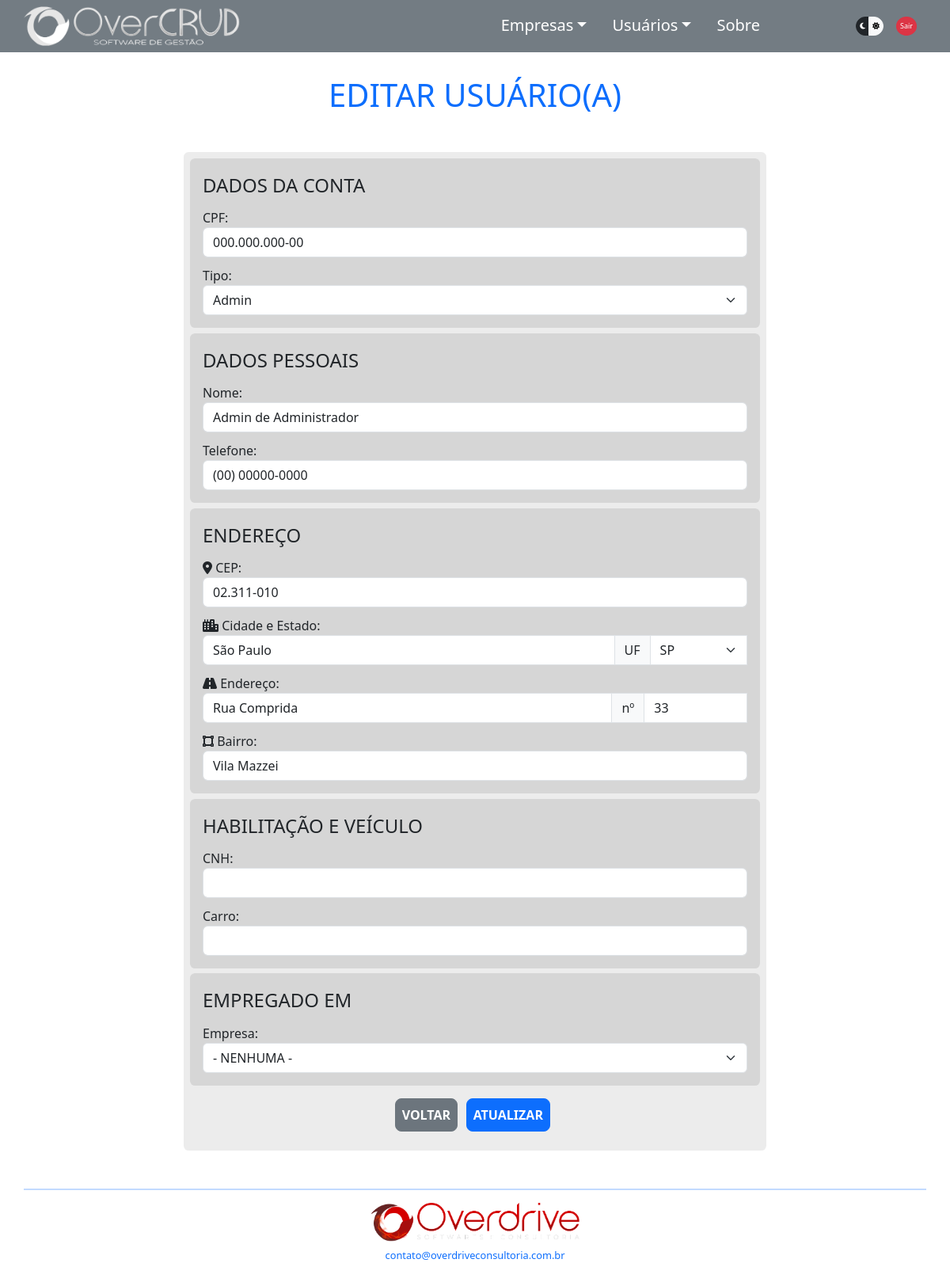
/usueditar.php?idusuario=44 (signed in), run on the app's committed database.
### tables this page shows
CREATE TABLE `usuarios` (
  `idusuario` int(11) NOT NULL AUTO_INCREMENT,
  `nome` varchar(64) DEFAULT NULL,
  `telefone` varchar(15) DEFAULT NULL,
  `cpf` varchar(14) DEFAULT NULL,
  `password` varchar(64) NOT NULL,
  `cnh` varchar(11) DEFAULT NULL,
  `carro` varchar(32) DEFAULT NULL,
  `tipo` tinyint(1) DEFAULT 0,
  `status` tinyint(1) DEFAULT 0,
  `idempregadoem` int(11) DEFAULT NULL,
  `idenderecousu` int(11) DEFAULT NULL,
  PRIMARY KEY (`idusuario`),
  KEY `idempregadoem` (`idempregadoem`),
  KEY `usuarios_ibfk_2` (`idenderecousu`),
  CONSTRAINT `usuarios_ibfk_1` FOREIGN KEY (`idempregadoem`) REFERENCES `empresas` (`idempresa`),
  CONSTRAINT `usuarios_ibfk_2` FOREIGN KEY (`idenderecousu`) REFERENCES `enderecos` (`idendereco`)
);

CREATE TABLE `enderecos` (
  `idendereco` int(11) NOT NULL AUTO_INCREMENT,
  `cep` varchar(10) DEFAULT NULL,
  `cidade` varchar(32) NOT NULL,
  `estado` varchar(2) DEFAULT NULL,
  `logradouro` varchar(64) DEFAULT NULL,
  `numlogradouro` varchar(6) DEFAULT NULL,
  `bairro` varchar(32) NOT NULL,
  PRIMARY KEY (`idendereco`)
);

CREATE TABLE `empresas` (
  `idempresa` int(11) NOT NULL AUTO_INCREMENT,
  `nome` varchar(64) DEFAULT NULL,
  `telefone` varchar(15) DEFAULT NULL,
  `cnpj` varchar(18) DEFAULT NULL,
  `fantasia` varchar(64) DEFAULT NULL,
  `responsavel` varchar(64) DEFAULT NULL,
  `idenderecoemp` int(11) DEFAULT NULL,
  PRIMARY KEY (`idempresa`),
  KEY `empresas_ibfk_1` (`idenderecoemp`),
  CONSTRAINT `empresas_ibfk_1` FOREIGN KEY (`idenderecoemp`) REFERENCES `enderecos` (`idendereco`)
);

### components/ConexaoBD.php (called while the page is built, shortened)
<?php
class ConexaoBD
{
    public static function conectarBD()
    {
        $db_name = 'overcrud';
        $db_host = 'localhost';
        $db_user = 'root';
        $db_port = '3307';
        $db_password = '';
        $pdo = new PDO("mysql:dbname=$db_name;host=$db_host:$db_port", $db_user, $db_password);
        return $pdo;
    }
};

### components/UsuarioDAO.php (called while the page is built, shortened)
<?php
require_once 'Usuario.php';
class UsuarioDAO
{
    private Usuario $usuario;
    public function __construct($usuarioCon)
    {
        $this->usuario = $usuarioCon;
    }
    public function getUsuario()
    {
        return $this->usuario;
    }
    public function consultaDeIdUsu()
    {
        $sqlConsultaIdUsu = ConexaoBD::conectarBD()->query("SELECT * FROM usuarios WHERE idusuario='{$this->getUsuario()->getIdusuario()}'");
        return $sqlConsultaIdUsu;
    }
    public function UsuPorId()
    {
        $sqlConsultaIdEmp = ConexaoBD::conectarBD()->query("SELECT * FROM usuarios WHERE idusuario='{$this->getUsuario()->getIdusuario()}'");
        $usuario = $sqlConsultaIdEmp->fetch(PDO::FETCH_ASSOC);
        return $usuario;
    }
};

### components/Usuario.php (called while the page is built, shortened)
<?php
class Usuario
{
    private int $idusuario;
    public function getIdusuario()
    {
        return $this->idusuario;
    }
    public function setIdusuario($idusuarioSet)
    {
        $this->idusuario = $idusuarioSet;
    }
};

### resources/listas.php (called while the page is built, shortened)
<?php
$root = $_SERVER["DOCUMENT_ROOT"];
require_once "$root/OverCRUD-main/overcrud/resources/pathing.php";
require_once "$rootOvercrud/components/EmpresaDAO.php";
require_once "$rootOvercrud/components/Usuario.php";
require_once "$rootOvercrud/components/UsuarioDAO.php";
require_once "$rootOvercrud/components/EnderecoDAO.php";
$instanciaEmp = new Empresa();
$instanciaEmpDAO = new EmpresaDAO($instanciaEmp);
$listaEmp = $instanciaEmpDAO->listarEmpresas();
$instanciaEnd = new Endereco();
$instanciaEndDAO = new EnderecoDAO($instanciaEnd);
$listaEnd = $instanciaEndDAO->listarEnderecos();

### components/EnderecoDAO.php (called while the page is built, shortened)
<?php
class EnderecoDAO
{
    public function listarEnderecos()
    {
        $sqlConsultaEnd = ConexaoBD::conectarBD()->query("SELECT * FROM enderecos");
        if ($sqlConsultaEnd->rowCount() > 0) {
            $listaEnd = $sqlConsultaEnd->fetchAll(PDO::FETCH_ASSOC);
            return $listaEnd;
        };
    }
};

### components/EmpresaDAO.php (called while the page is built, shortened)
<?php
class EmpresaDAO
{
    public function listarEmpresas()
    {
        $sqlConsultaEmp = ConexaoBD::conectarBD()->query("SELECT * FROM empresas");
        if ($sqlConsultaEmp->rowCount() > 0) {
            $listaEmp = $sqlConsultaEmp->fetchAll(PDO::FETCH_ASSOC);
            return $listaEmp;
        };
    }
}

### usueditar.php (the view, shortened to what this page needs)
<?php
require_once "./resources/pathing.php";
$voltar = ".";
require_once "$rootOvercrud/components/ConexaoBD.php";
require_once "$rootOvercrud/resources/listas.php";
$idusuario = $_GET['idusuario'];
if (!isset($idusuario)) {
    logoutPagina($voltar);
} else {
    $novoUsuario = new Usuario();
    $novoUsuario->setIdusuario($idusuario);
    $novoUsuarioDAO = new UsuarioDAO($novoUsuario);
};
?>
<!DOCTYPE html>
<html lang="pt-br" data-bs-theme="dark">
<?php
require_once "$rootOvercrud/partials/head.php";
?>
<body>
    <div class="container">
        <div class="row" id="navbartop">
            <?php
            require_once "$rootOvercrud/partials/navbartop.php";
            ?>
        </div>
        <div class="row d-flex justify-content-center mt-5" id="appBody">
            <h1 class="text-center text-primary display-6 my-5">EDITAR USUÁRIO(A)</h1>
                <?php
                if ($novoUsuario->getIdusuario()) {
                    if (($novoUsuarioDAO->consultaDeIdUsu())->rowCount() > 0) {
                        $usuario = $novoUsuarioDAO->UsuPorId();
                        $enderecoUsu = 0;
                        for ($i = 0; $i < count($listaEnd); $i++) {
                            if ($usuario['idenderecousu'] == $listaEnd[$i]['idendereco']) {
                                $enderecoUsu = $listaEnd[$i];
                            };
                        };
                    } else {
                        mensagemRetorno("Este usuário não existe no Banco de Dados!", "danger");
                        BotaoVoltar('usulista.php', "secondary");
                    };
                } else {
                    mensagemRetorno("Usuário não encontrado (atributo inexistente)!", "danger");
                    BotaoVoltar('usulista.php', "secondary");
                };
                ?>
            <div
                class="col-10 col-md-8 <?php if (($novoUsuarioDAO->consultaDeIdUsu())->rowCount() == 0) echo 'd-none'; ?>">
                <form class="needs-validation" action="./src/usueditar_action.php" method="POST" novalidate>
                    <fieldset>
                        <legend>DADOS DA CONTA</legend>
                        <div class="form-group">
                            <label for="cpf" class="form-label">CPF:</label>
                            <input type="text" class="form-control" name="cpf" id="cpf" minlength="14" maxlength="14"
                                data-mask="000.000.000-00" value="<?= $usuario['cpf'] ?>"
                                oninput="validaCPF(), atualizaCPF()" required>
                        </div>
                        <div class="form-group">
                            <label for="tipo" class="form-label">Tipo:</label>
                            <select class="form-select" name="tipo" id="tipo" ?>">
                                <option value="1" <?= $usuario['tipo'] == 1 ? 'selected' : '' ?>>Admin</option>
                            </select>
                        </div>
                    </fieldset>
                    <fieldset>
                        <legend>DADOS PESSOAIS</legend>
                        <div class="form-group">
                            <label for="nome" class="form-label">Nome:</label>
                            <input type="text" class="form-control" name="nome" id="nome" minlength="1" maxlength="64"
                                value="<?= $usuario['nome'] ?>" oninput="validaNome()" required>
                        </div>
                        <div class="form-group">
                            <label for="telefone" class="form-label">Telefone:</label>
                            <input type="tel" class="form-control" name="telefone" id="telefone" minlength="14"
                                maxlength="15" oninput="handlePhone(event)" value="<?= $usuario['telefone'] ?>">
                        </div>
                    </fieldset>
                    <fieldset>
                        <legend>ENDEREÇO</legend>
                        <div class="form-group">
                            <label for="cep" class="form-label"><i class="fa-solid fa-location-dot"></i>
                                CEP:</label>
                            <input type="text" class="form-control" name="cep" id="cep" minlength="10" maxlength="10"
                                data-mask="00.000-000" value="<?= $enderecoUsu['cep'] ?>"
                                oninput="buscaCep(), validaCep()" required>
                        </div>
                        <div class="form-group">
                            <label for="cidadeestado" class="form-label"><i class="fa-solid fa-city"></i>
                                Cidade e Estado:</label>
                            <div class="input-group">
                                <input type="text" class="form-control" name="cidadeestado" id="cidadeestado"
                                    style="width: 65%;" minlength="1" maxlength="32"
                                    value="<?= $enderecoUsu['cidade'] ?>" onfocusout="validaCidade()" required>
                                <span class="input-group-text">UF</span>
                                <select class="form-select" name="estadocidade" id="estadocidade"
                                    value="<?= $enderecoUsu['estado'] ?>" onfocusout="validaEstado()" required>
                                    <option value="SP" <?= $enderecoUsu['estado'] == "SP" ? 'selected' : ''; ?>>SP
                                    </option>
                                </select>
                            </div>
                        </div>
                        <div class="form-group">
                            <label for="logradouro" class="form-label"><i class="fa-solid fa-road"></i>
                                Endereço:</label>
                            <div class="input-group">
                                <input type="text" class="form-control" name="logradouro" id="logradouro"
                                    style="width: 60%;" minlength="1" maxlength="64"
                                    value="<?= $enderecoUsu['logradouro'] ?>" onfocusout="validaLogradouro()" required>
                                <span class="input-group-text">nº</span>
                                <input type="text" class="form-control" name="numlogradouro" id="numlogradouro"
                                    minlength="1" maxlength="6" value="<?= $enderecoUsu['numlogradouro'] ?>"
                                    onfocusout="validaNumlogradouro()" required>
                            </div>
                        </div>
                        <div class="form-group">
                            <label for="bairro" class="form-label"><i class="fa-solid fa-vector-square"></i>
                                Bairro:</label>
                            <input type="text" class="form-control" name="bairro" id="bairro" minlength="1"
                                maxlength="32" value="<?= $enderecoUsu['bairro'] ?>" onfocusout="validaBairro()"
                                required>
                        </div>
                    </fieldset>
                    <fieldset>
                        <legend>HABILITAÇÃO E VEÍCULO</legend>
                        <div class="form-group">
                            <label for="cnh" class="form-label">CNH:</label>
                            <input type="text" class="form-control" name="cnh" id="cnh" minlength="9" maxlength="11"
                                value="<?= $usuario['cnh'] ?>">
                        </div>
                        <div class="form-group">
                            <label for="carro" class="form-label">Carro:</label>
                            <input type="text" class="form-control" name="carro" id="carro" maxlength="32"
                                value="<?= $usuario['carro'] ?>">
                        </div>
                    </fieldset>
                    <fieldset>
                        <legend>EMPREGADO EM</legend>
                        <div class="form-group">
                            <label for="empregadoem" class="form-label">Empresa:</label>
                            <select class="form-select" name="empregadoem" id="empregadoem"
                                value="<?= $usuario['idempregadoem'] ?>">
                                <?php foreach ($listaEmp as $empresa): ?>
                                    <option value="<?= $empresa['idempresa'] ?>"
                                        <?= $usuario['idempregadoem'] == $empresa['idempresa'] ? 'selected' : '' ?>>
                                        <?= $empresa['nome'] ?>
                                    </option>
                                <?php endforeach; ?>
                            </select>
                        </div>
                    </fieldset>
                    <div class="form-group my-3 text-center">
                        <a href="usulista.php" class="btn btn-secondary loginbtn">VOLTAR</a>
                        <input type="submit" class="btn btn-primary loginbtn" value="ATUALIZAR">
                    </div>
                </form>
            </div>
            <?php
            require_once "$rootOvercrud/partials/footer.php";
            ?>
        </div>
</body>
</html>

### css/style.css (style rules this page uses)
body { min-width: 320px; }
form { background-color: rgba(128, 128, 128, 0.152); padding: 0.5rem; border-radius: 0.4rem; }
.loginbtn { border-radius: 0.5rem; padding: 0.5rem; font-weight: bold; margin-right: 0.4rem; }
.form-label { margin-top: 0.7rem; margin-bottom: 0; }
fieldset { margin-bottom: 0.4rem; background-color: rgba(128, 128, 128, 0.205); padding: 1rem; border-radius: 0.4rem; }
legend { margin: 0; font-size: 1.5rem; font-weight: lighter; }

### data on the page
usuarios: cpf "000.000.000-00", tipo "Admin", nome "Admin de Administrador", telefone "(00) 00000-0000", empregadoem "- NENHUMA -"
enderecos: cep "02.311-010", cidadeestado "São Paulo", estadocidade "SP", logradouro "Rua Comprida", numlogradouro "33", bairro "Vila Mazzei"
